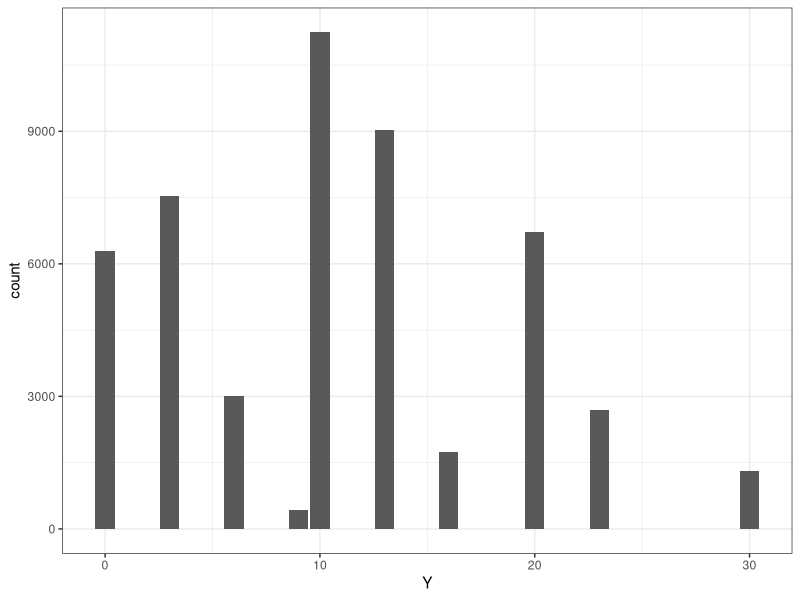
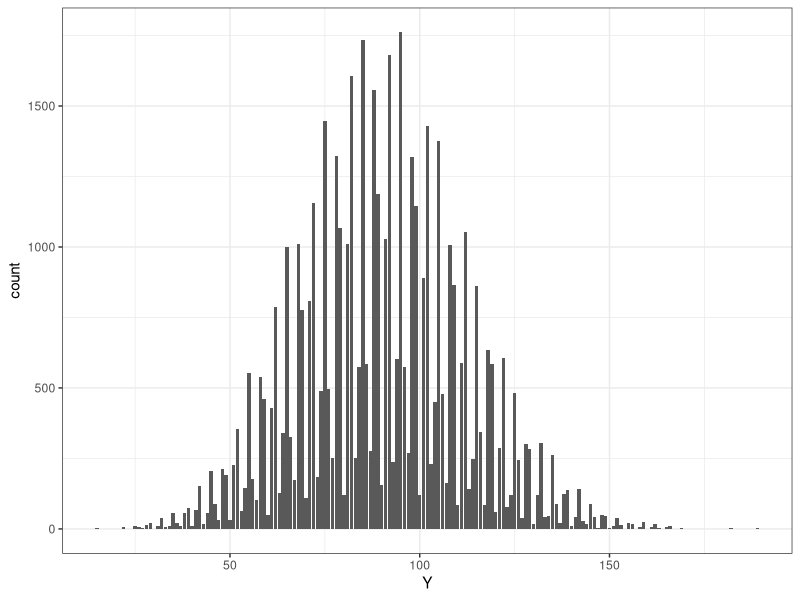
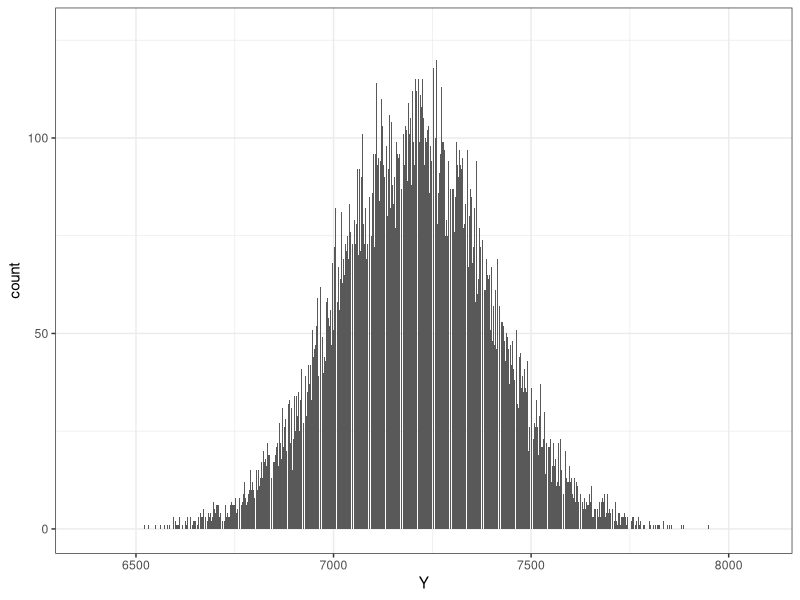

Recreate these plots in R, in order.
## ---- chunk 1
knitr::opts_chunk$set(echo = TRUE)
library(tidyverse)
## ---- chunk 2
p_A<-0.9
p_B_given_A<-0.8
p_not_B_given_not_A<-0.75
p_B<-p_B_given_A*p_A+(1-p_not_B_given_not_A)*(1-p_A)
p_A_given_B<-p_B_given_A*p_A/p_B
p_A_given_B

## ---- chunk 3
samples_Xi <- rmultinom(2, 7, prob=c(0.5, 0.2, 0.3))
samples_Y = data.frame(Y=0*samples_Xi[1,] + 3*samples_Xi[2,] + 10*samples_Xi[3,])
samples_Xi
head(samples_Y)
## ---- chunk 4
samples_Xi <- rmultinom(50000, 3, c(0.5, 0.2, 0.3) )
samples_Y = data.frame(Y=0*samples_Xi[1,] + 3*samples_Xi[2,] + 10*samples_Xi[3,])
head(samples_Y)
## ---- chunk 5
ggplot(samples_Y, aes(Y)) + geom_bar() + theme_bw()
## ---- chunk 6
samples_Xi <- rmultinom(50000, 25, c(0.5, 0.2, 0.3) )
samples_Y = data.frame(Y=0*samples_Xi[1,] + 3*samples_Xi[2,] + 10*samples_Xi[3,])
head(samples_Y)
ggplot(samples_Y, aes(Y)) + geom_bar() + theme_bw()
print(range(samples_Y))
print(diff(range(samples_Y)))
## ---- chunk 7
samples_Xi <- rmultinom(50000, 2000, c(0.5, 0.2, 0.3) )
samples_Y = data.frame(Y=0*samples_Xi[1,] + 3*samples_Xi[2,] + 10*samples_Xi[3,])
head(samples_Y)
ggplot(samples_Y, aes(Y)) + geom_bar() + theme_bw()
